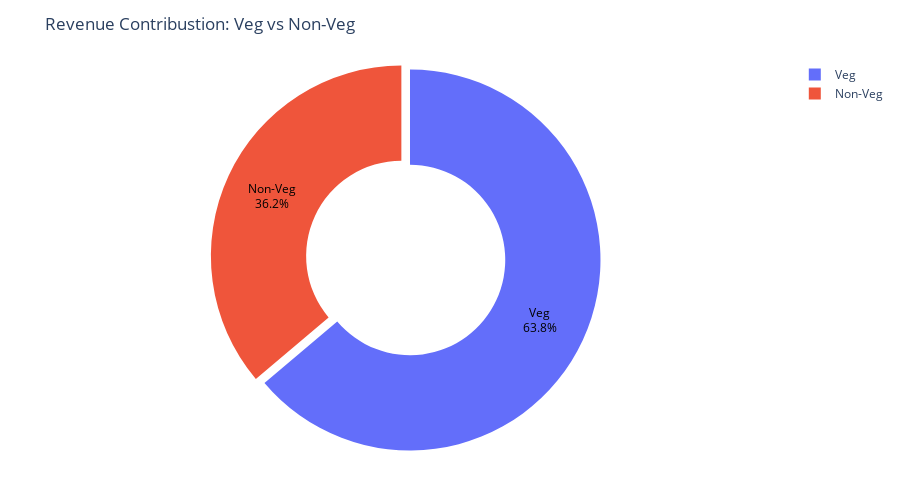

Source (notebook cell):
### Code cell
fig = px.pie(
    food_revenue,
    values = "Price (INR)",
    names = "Food Category",
    hole = 0.5,
    title = "Revenue Contribustion: Veg vs Non-Veg",
)
fig.update_traces(
    textinfo = "percent+label",
    pull = [0.05,0],
    textfont=dict(color="black")
)
fig.update_layout(
    height = 500,
    margin = dict(t=60,b=40,l=40,r=40)
)
fig.show()

### Figure 1 — Plotly figure (JSON) as saved in the notebook; plotly's stock layout.template omitted (floating-point values rounded to 4 significant figures)
{"data": [{"domain": {"x": [0, 1], "y": [0, 1]}, "hole": 0.5, "hovertemplate": "Food Category=%{label}<br>Price (INR)=%{value}<extra></extra>", "labels": ["Non-Veg", "Veg"], "legendgroup": "", "name": "", "pull": [0.05, 0], "showlegend": true, "textfont": {"color": "black"}, "textinfo": "percent+label", "type": "pie", "values": [19170000.0, 33840000.0]}], "layout": {"height": 500, "legend": {"tracegroupgap": 0}, "margin": {"b": 40, "l": 40, "r": 40, "t": 60}, "title": {"text": "Revenue Contribustion: Veg vs Non-Veg"}}}
